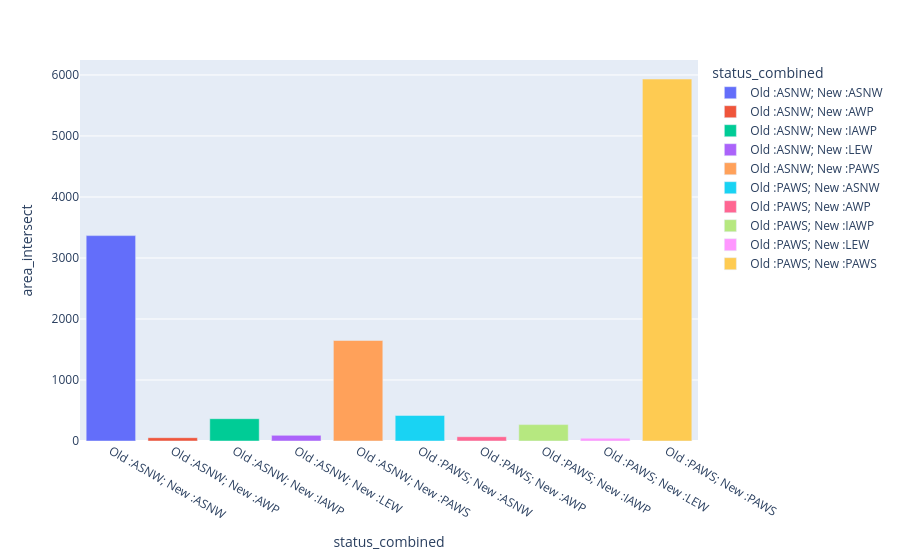

Here is the notebook cell this chart was saved with:
### Code cell
fig = px.bar(intersection_old_new_grouped, 'status_combined', 'area_intersect', color = 'status_combined')
fig.show()

### Figure 1 — Plotly figure (JSON) as saved in the notebook; plotly's stock layout.template omitted (floating-point values rounded to 4 significant figures)
{"data": [{"hovertemplate": "status_combined=%{x}<br>area_intersect=%{y}<extra></extra>", "legendgroup": "Old :ASNW; New :ASNW", "marker": {"color": "#636efa", "pattern": {"shape": ""}}, "name": "Old :ASNW; New :ASNW", "orientation": "v", "showlegend": true, "textposition": "auto", "type": "bar", "x": ["Old :ASNW; New :ASNW"], "xaxis": "x", "y": [3367.0], "yaxis": "y"}, {"hovertemplate": "status_combined=%{x}<br>area_intersect=%{y}<extra></extra>", "legendgroup": "Old :ASNW; New :AWP", "marker": {"color": "#EF553B", "pattern": {"shape": ""}}, "name": "Old :ASNW; New :AWP", "orientation": "v", "showlegend": true, "textposition": "auto", "type": "bar", "x": ["Old :ASNW; New :AWP"], "xaxis": "x", "y": [53.94], "yaxis": "y"}, {"hovertemplate": "status_combined=%{x}<br>area_intersect=%{y}<extra></extra>", "legendgroup": "Old :ASNW; New :IAWP", "marker": {"color": "#00cc96", "pattern": {"shape": ""}}, "name": "Old :ASNW; New :IAWP", "orientation": "v", "showlegend": true, "textposition": "auto", "type": "bar", "x": ["Old :ASNW; New :IAWP"], "xaxis": "x", "y": [365.6], "yaxis": "y"}, {"hovertemplate": "status_combined=%{x}<br>area_intersect=%{y}<extra></extra>", "legendgroup": "Old :ASNW; New :LEW", "marker": {"color": "#ab63fa", "pattern": {"shape": ""}}, "name": "Old :ASNW; New :LEW", "orientation": "v", "showlegend": true, "textposition": "auto", "type": "bar", "x": ["Old :ASNW; New :LEW"], "xaxis": "x", "y": [92.61], "yaxis": "y"}, {"hovertemplate": "status_combined=%{x}<br>area_intersect=%{y}<extra></extra>", "legendgroup": "Old :ASNW; New :PAWS", "marker": {"color": "#FFA15A", "pattern": {"shape": ""}}, "name": "Old :ASNW; New :PAWS", "orientation": "v", "showlegend": true, "textposition": "auto", "type": "bar", "x": ["Old :ASNW; New :PAWS"], "xaxis": "x", "y": [1648.0], "yaxis": "y"}, {"hovertemplate": "status_combined=%{x}<br>area_intersect=%{y}<extra></extra>", "legendgroup": "Old :PAWS; New :ASNW", "marker": {"color": "#19d3f3", "pattern": {"shape": ""}}, "name": "Old :PAWS; New :ASNW", "orientation": "v", "showlegend": true, "textposition": "auto", "type": "bar", "x": ["Old :PAWS; New :ASNW"], "xaxis": "x", "y": [418.7], "yaxis": "y"}, {"hovertemplate": "status_combined=%{x}<br>area_intersect=%{y}<extra></extra>", "legendgroup": "Old :PAWS; New :AWP", "marker": {"color": "#FF6692", "pattern": {"shape": ""}}, "name": "Old :PAWS; New :AWP", "orientation": "v", "showlegend": true, "textposition": "auto", "type": "bar", "x": ["Old :PAWS; New :AWP"], "xaxis": "x", "y": [70.03], "yaxis": "y"}, {"hovertemplate": "status_combined=%{x}<br>area_intersect=%{y}<extra></extra>", "legendgroup": "Old :PAWS; New :IAWP", "marker": {"color": "#B6E880", "pattern": {"shape": ""}}, "name": "Old :PAWS; New :IAWP", "orientation": "v", "showlegend": true, "textposition": "auto", "type": "bar", "x": ["Old :PAWS; New :IAWP"], "xaxis": "x", "y": [268.5], "yaxis": "y"}, {"hovertemplate": "status_combined=%{x}<br>area_intersect=%{y}<extra></extra>", "legendgroup": "Old :PAWS; New :LEW", "marker": {"color": "#FF97FF", "pattern": {"shape": ""}}, "name": "Old :PAWS; New :LEW", "orientation": "v", "showlegend": true, "textposition": "auto", "type": "bar", "x": ["Old :PAWS; New :LEW"], "xaxis": "x", "y": [46.11], "yaxis": "y"}, {"hovertemplate": "status_combined=%{x}<br>area_intersect=%{y}<extra></extra>", "legendgroup": "Old :PAWS; New :PAWS", "marker": {"color": "#FECB52", "pattern": {"shape": ""}}, "name": "Old :PAWS; New :PAWS", "orientation": "v", "showlegend": true, "textposition": "auto", "type": "bar", "x": ["Old :PAWS; New :PAWS"], "xaxis": "x", "y": [5933.0], "yaxis": "y"}], "layout": {"barmode": "relative", "legend": {"title": {"text": "status_combined"}, "tracegroupgap": 0}, "margin": {"t": 60}, "xaxis": {"anchor": "y", "categoryarray": ["Old :ASNW; New :ASNW", "Old :ASNW; New :AWP", "Old :ASNW; New :IAWP", "Old :ASNW; New :LEW", "Old :ASNW; New :PAWS", "Old :PAWS; New :ASNW", "Old :PAWS; New :AWP", "Old :PAWS; New :IAWP", "Old :PAWS; New :LEW", "Old :PAWS; New :PAWS"], "categoryorder": "array", "domain": [0, 1], "title": {"text": "status_combined"}}, "yaxis": {"anchor": "x", "domain": [0, 1], "title": {"text": "area_intersect"}}}}
